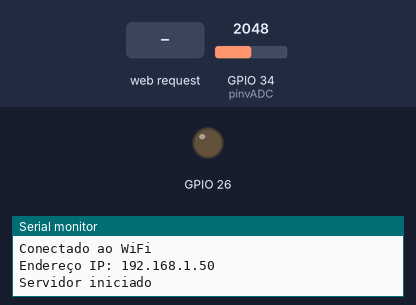
A sketch run on a simulated ESP32. On the bench: output pins drawn as LEDs (lit = HIGH), the last lines printed to the serial monitor. Dashed ring = blinking. The inputs (shaded band) are chosen by the test bench; at power-on: GPIO 34 (pinvADC) = 2048. WiFi joins after 1.5 s; servers stay silent unless stated.

Above: at 3.2 s.
3.3 s: HTTP request GET /startAcquisition received
At 3.51 s:
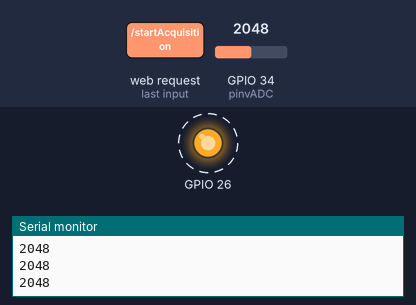
6.3 s: HTTP request GET /stopAcquisition received
At 6.3 s:
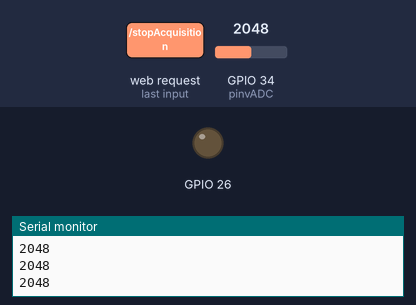
7.8 s: HTTP request GET /vADCvalue received
At 8.5 s:
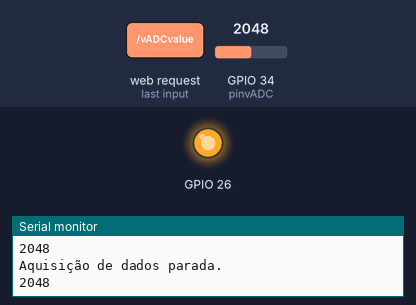
Timing chart, 0 to 10.8 s (numbered marks = the images above; inputs shaded):
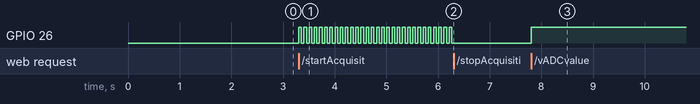

Measured:
- after the input at 3.3 s, GPIO 26: alternates HIGH for 0.05 s and LOW for 0.05 s, starting at once
- after the input at 6.3 s, GPIO 26: stops changing and stays LOW
- after the input at 7.8 s, GPIO 26: LOW → HIGH at once

The sketch:

PotRead.ino
```cpp
#include <WiFi.h>
#include <WebServer.h>
#include "freertos/FreeRTOS.h"
#include "freertos/task.h"

// Definição das credenciais de WiFi
const char *ssid = "Martins Wifi6";
const char *password = "17031998";

WebServer server(80);
const int bufferSize = 100;  // Número máximo de pontos no gráfico
float vADCBuffer[bufferSize];
int bufferIndex = 0;
bool updatingData = false;
unsigned long acquisitionRate = 50; // Taxa de aquisição fixa
const int pinvADC = 34;

TaskHandle_t vADCTaskHandle = NULL;

// Função para ler o valor do sinal vADC
float readvADCValue() {
  digitalWrite(26, !digitalRead(26));
  int valorADC = analogRead(pinvADC);
  float tensao = ((valorADC * 3.3) / 4095); // Convertendo para volts
  Serial.println(valorADC);
  return tensao;
}

void sendCORSHeaders() {
  server.sendHeader("Access-Control-Allow-Origin", "*");
  server.sendHeader("Access-Control-Allow-Methods", "GET, POST, OPTIONS");
  server.sendHeader("Access-Control-Allow-Headers", "*");
}

void vADCTask(void *pvParameters) {
  while (1) {
    if (updatingData) {
      float vADCvalue = readvADCValue();
      vADCBuffer[bufferIndex] = vADCvalue;
      bufferIndex = (bufferIndex + 1) % bufferSize;
      vTaskDelay(acquisitionRate);
    } else {
      vTaskDelay(5 / portTICK_PERIOD_MS);
    }
  }
}

void startAcquisition() {
  updatingData = true;
  Serial.println("Aquisição de dados iniciada.");
}

void stopAcquisition() {
  updatingData = false;
  Serial.println("Aquisição de dados parada.");
}

void clearBuffer() {
  memset(vADCBuffer, 0, sizeof(vADCBuffer));  // Limpa o buffer
  bufferIndex = 0;
  Serial.println("Buffer limpo.");
}

void setup() {
  pinMode(26, OUTPUT);
  pinMode(pinvADC, INPUT);
  Serial.begin(115200);

  WiFi.begin(ssid, password);
  while (WiFi.status() != WL_CONNECTED) {
    delay(1000);
    Serial.println("Conectando ao WiFi...");
  }

  Serial.println("Conectado ao WiFi");
  Serial.print("Endereço IP: ");
  Serial.println(WiFi.localIP());

  server.on("/", HTTP_OPTIONS, []() {
    sendCORSHeaders();
    server.send(200);
  });

  server.on("/vADCvalue", HTTP_GET, []() {
    sendCORSHeaders();
    float value = readvADCValue();
    server.send(200, "text/plain", String(value, 4)); // Precisão de 4 casas decimais
  });

  server.on("/startAcquisition", HTTP_GET, []() {
    sendCORSHeaders();
    startAcquisition();
    server.send(200, "text/plain", "Aquisição iniciada");
  });

  server.on("/stopAcquisition", HTTP_GET, []() {
    sendCORSHeaders();
    stopAcquisition();
    server.send(200, "text/plain", "Aquisição parada");
  });

  server.on("/clearBuffer", HTTP_GET, []() {
    sendCORSHeaders();
    clearBuffer();
    server.send(200, "text/plain", "Buffer limpo");
  });

  server.begin();
  Serial.println("Servidor iniciado");

  xTaskCreate(vADCTask, "vADCTask", 2048, NULL, 1, &vADCTaskHandle);
}

void loop() {
  server.handleClient();
}
```
